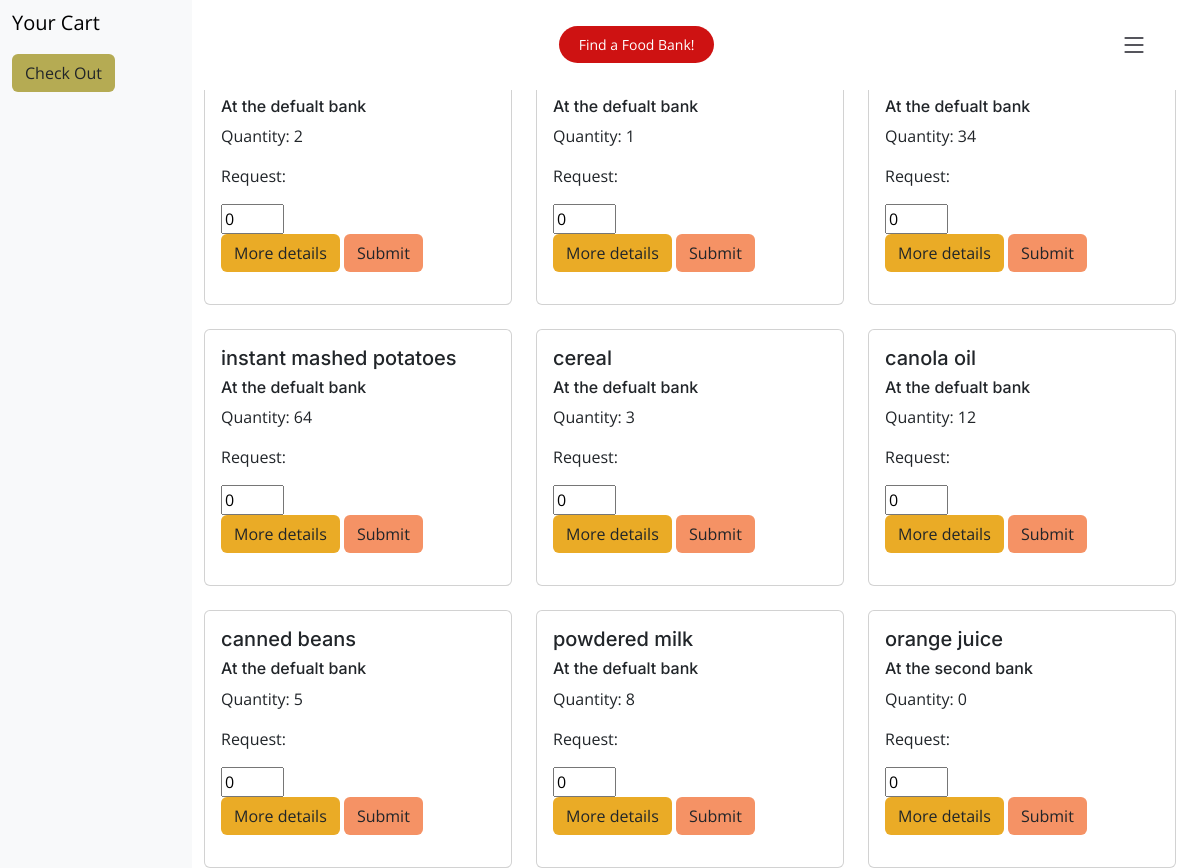
Page /inventory (signed in) on the committed database.
### app.py (models this page shows, shortened)
class Inventory(db.Model):
    id= db.Column(db.Integer, primary_key=True)
    name = db.Column(db.String)
    qty = db.Column(db.Integer)
    description = db.Column(db.String(255))
    bank = db.Column(db.String)
    tags = db.Column(db.String(255))

### app.py (the view, shortened to what this page needs)
@app.route('/inventory', methods=["POST","GET"])
@login_required
def inventory():
    all_inventory = Inventory.query.all()
    cart = session.get('cart', [])
    session['cart'] = cart
    return render_template("inventory.html", invent_list=all_inventory, cart=cart)

### app.py (called while the page is built)
@login_manager.user_loader
def load_user(user_id):
    return User.query.get(int(user_id))

### templates/inventory.html (shortened to what this page needs)
{%extends "base.html"%}
{%block content%}
<div class="">
  <div class="row vh-100 overflow-auto">
    <div class="col-12 col-sm-3 col-xl-2 px-sm-2 px-0 bg-light d-flex sticky-top">
      <div class="d-flex flex-sm-column flex-row flex-grow-1 align-items-center align-items-sm-start px-3 pt-2 text-clack">
        <a href="/" class="d-flex align-items-center pb-sm-3 mb-md-0 me-md-auto text-black text-decoration-none">
          <span class="fs-5">Your Cart</span>
        </a>
        <ul class="nav nav-pills flex-sm-column flex-row flex-nowrap flex-shrink-1 flex-sm-grow-0 flex-grow-1 mb-sm-auto mb-0 justify-content-center align-items-center align-items-sm-start" id="menu">
          <form action="/inventory" method="POST">
            <li>
              <button type="submit" class="btn" style = "background-color: #B5AB53" name="checkout">Check Out</button>
            </li>
          </form>
        </ul>
      </div>
    </div>
      <div class="col d-flex flex-column h-100">
        <div class="row">
          <div class="row row-cols-1 row-cols-md-3 g-4">
            {%for thing in invent_list%}
            <div class="col">
              <div class="card">
                <form action="/inventory" method="POST">
                <div class="card-body">
                  <h5 class="card-title">{{thing.name}}</h5>
                  <h6>At the {{thing.bank}} bank</h6>
                  <p class="card-text">
                    <label for="qty">Quantity: {{thing.qty}}</label>
                <p>Request:</p>
                <input type="number" id="qty" name="qty" min="0" max="100" step="1" value="0">
                <br>
                <button type="button" class="btn" style = "background-color: #EAAB26" data-bs-toggle="modal" data-bs-target="#exampleModal{{ loop.index }}">
                  More details
                </button>
                <button type="submit" class="btn" style = "background-color: #F59265" name="food_picked">Submit</button>
                  </p>
                </div>
              </form>
              </div>
            </div>
            {%endfor%}
          </div>
      </div>
  </div>
</div>
{%endblock%}

### templates/base.html (shortened to what this page needs)
<!doctype html>
<html lang="en">
  <head>
    <link href="static/assets/vendor/bootstrap/css/bootstrap.min.css" rel="stylesheet">
    <link href="static/assets/vendor/bootstrap-icons/bootstrap-icons.css" rel="stylesheet">
    <link href="static/assets/vendor/aos/aos.css" rel="stylesheet">
    <link href="static/assets/vendor/glightbox/css/glightbox.min.css" rel="stylesheet">
    <link href="static/assets/vendor/swiper/swiper-bundle.min.css" rel="stylesheet">
    <link href="static/assets/css/main.css" rel="stylesheet">
  </head>
  <body>
    <header id="header" class="header fixed-top d-flex align-items-center">
      <div class="container d-flex align-items-center justify-content-between">
        <a href="index.html" class="logo d-flex align-items-center me-auto me-lg-0">
          <h1>Foodle<span>.</span></h1>
        </a>
        <a class="btn-book-a-table" href="/">Find a Food Bank!</a>
        <i class="mobile-nav-toggle mobile-nav-show bi bi-list"></i>
      </div>
    </header>
    {%block content%}
    {%endblock%}
      </div>
  </body>
</html>

### static/assets/css/main.css (style rules this page uses)
:root { --font-default: "Open Sans", system-ui, -apple-system, "Segoe UI", Roboto, "Helvetica Neue", Arial, "Noto Sans", "Liberation Sans", sans-serif, "Apple Color Emoji", "Segoe UI Emoji", "Segoe UI Symbol", "Noto Color Emoji"; --font-primary: "Amatic SC", sans-serif; --font-secondary: "Inter", sans-serif; }
:root { --color-default: #212529; --color-primary: #ce1212; --color-secondary: #37373f; }
:root { scroll-behavior: smooth; }
body { font-family: var(--font-default); color: var(--color-default); }
a { color: var(--color-primary); text-decoration: none; }
h1, h2, h3, h4, h5, h6 { font-family: var(--font-secondary); }
.header { background: #fff; transition: all 0.5s; z-index: 997; height: 90px; border-bottom: 1px solid #fff; }
.header .logo h1 { font-size: 28px; font-weight: 700; color: #000; margin: 0; font-family: var(--font-secondary); }
.header .logo h1 span { color: var(--color-primary); }
.header .btn-book-a-table, .header .btn-book-a-table:focus { font-size: 14px; color: #fff; background: var(--color-primary); padding: 8px 20px; margin-left: 30px; border-radius: 50px; transition: 0.3s; }
@media (max-width: 1279px) { .mobile-nav-show { color: var(--color-secondary); font-size: 28px; cursor: pointer; line-height: 0; transition: 0.5s; z-index: 9999; margin: 0 10px 0 20px; } }

### rows in the picture
Inventory: bank "defualt", qty "2"
Inventory: bank "defualt", qty "1"
Inventory: bank "defualt", qty "34"
Inventory: name "instant mashed potatoes", bank "defualt", qty "64"
Inventory: name "cereal", bank "defualt", qty "3"
Inventory: name "canola oil", bank "defualt", qty "12"
Inventory: name "canned beans", bank "defualt", qty "5"
Inventory: name "powdered milk", bank "defualt", qty "8"
Inventory: name "orange juice", bank "second", qty "0"
